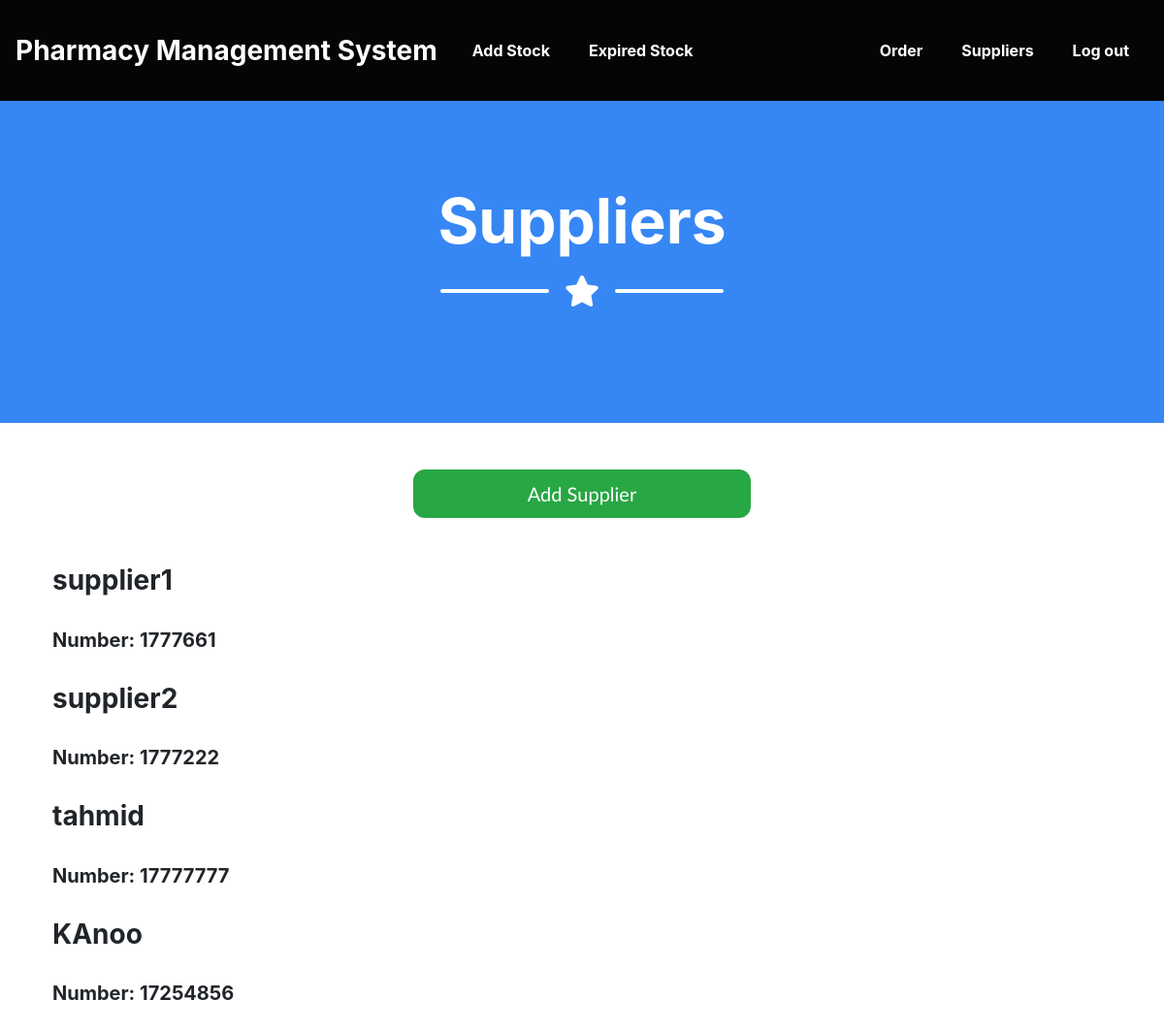
Page /pharmacist/viewSupplier.php (signed in) on the earlier database version.
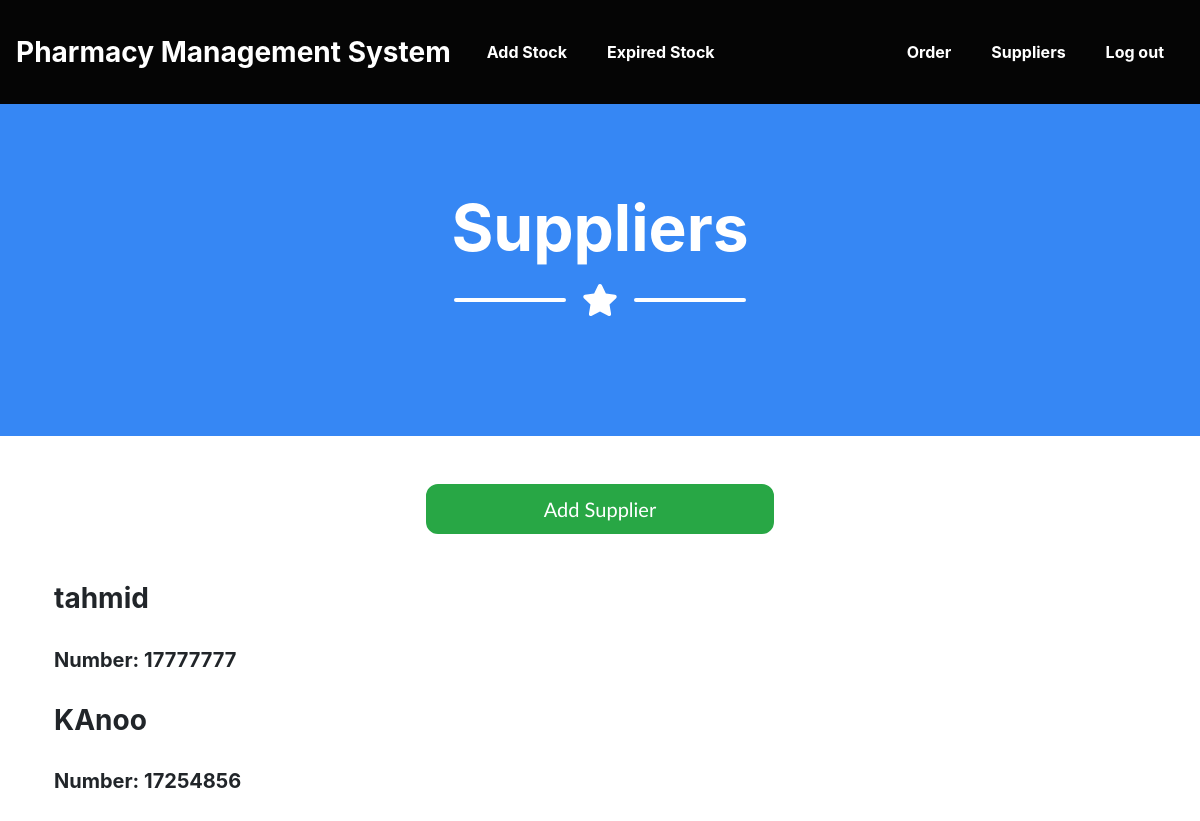
Same page on the later database version.
### tables this page shows
CREATE TABLE `supplier` (
  `ID` int(9) NOT NULL,
  `name` varchar(20) NOT NULL,
  `number` varchar(10) NOT NULL,
  `contract` varchar(10) NOT NULL
);

### pharmacist/viewSupplier.php (the view, shortened to what this page needs)
<?php
require ('header_pharmacist.php');
try
{
		require ("../project_connection.php");
		$sql = "select * from supplier WHERE contract='active'";
		$rs = $db->query($sql);
}
catch(PDOException $e)
{
		die("Error Message" . $e->getMessage());
}
?>
<header class="masthead bg-primary text-white text-center px-md-3">
<div class="container d-flex align-items-center flex-column">
<h1 class="masthead-heading">Suppliers</h1>
<div class="divider-custom divider-light">
<div class="divider-custom-line"></div>
<div class="divider-custom-icon"><i class="fas fa-star"></i></div>
<div class="divider-custom-line"></div>
</div>
</div>
</header>
<br/><br/>
<div class="container align-items-center">
<div class="container d-flex align-items-center flex-column">
<button onclick="location.href = 'addSupplier.php';" class='btn btn-success btn-lg col-md-4 col-lg-4'>
	Add Supplier
</button>
</div>
<br><br>
<?php
foreach ($rs as $row)
{
				echo "<div class='row'>";
		echo "<div class='col-9 col-md-9' col-sm-12>";
		echo "<h3 class='text'>" . $row["name"] . "</h3><br />";
		echo "<h5 class='text'>Number: " . $row["number"] . "</h5><br />";
		echo "</div> <br />";
?>
<?php
		echo "</div>";
}
?>
</div>
</body>
</html>

Differences in the rows shown:
removed supplier: name "supplier1", number "1777661"
removed supplier: name "supplier2", number "1777222"
